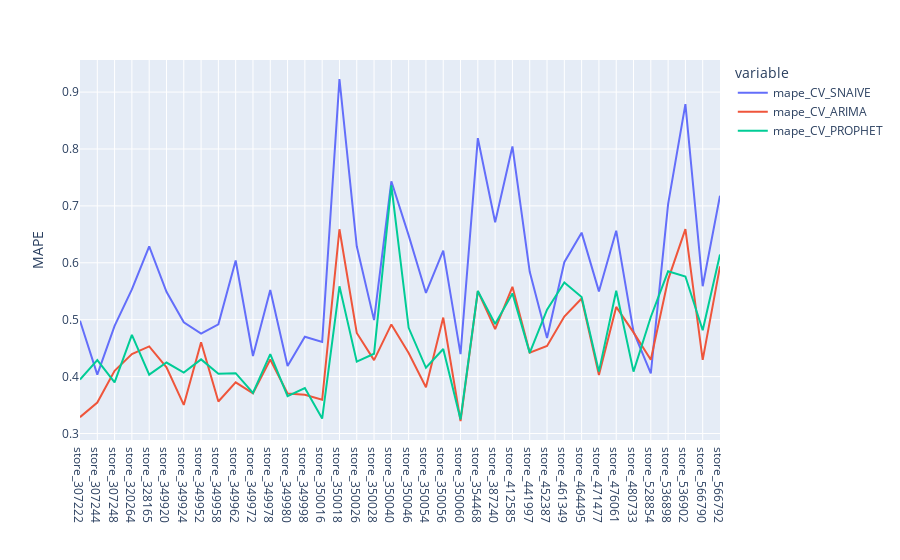

The cell this chart's notebook holds for it:
### Code cell
fig = score_ALL[['mape_CV_SNAIVE', 'mape_CV_ARIMA', 'mape_CV_PROPHET']].plot()
fig.update_xaxes(title_text='')
fig.update_yaxes(title_text='MAPE')

### Figure 1 — Plotly figure (JSON) as saved in the notebook; plotly's stock layout.template omitted (floating-point values rounded to 4 significant figures)
{"data": [{"hovertemplate": "variable=mape_CV_SNAIVE<br>model=%{x}<br>value=%{y}<extra></extra>", "legendgroup": "mape_CV_SNAIVE", "line": {"color": "#636efa", "dash": "solid"}, "marker": {"symbol": "circle"}, "mode": "lines", "name": "mape_CV_SNAIVE", "orientation": "v", "showlegend": true, "type": "scatter", "x": ["store_307222", "store_307244", "store_307248", "store_320264", "store_328165", "store_349920", "store_349924", "store_349952", "store_349958", "store_349962", "store_349972", "store_349978", "store_349980", "store_349998", "store_350016", "store_350018", "store_350026", "store_350028", "store_350040", "store_350046", "store_350054", "store_350056", "store_350060", "store_354468", "store_387240", "store_412585", "store_441997", "store_452387", "store_461349", "store_464495", "store_471477", "store_476061", "store_480733", "store_528854", "store_536898", "store_536902", "store_566790", "store_566792"], "xaxis": "x", "y": [0.498, 0.4035, 0.4892, 0.5533, 0.6288, 0.549, 0.4955, 0.4757, 0.492, 0.604, 0.4363, 0.5523, 0.4188, 0.47, 0.4607, 0.923, 0.629, 0.4993, 0.7432, 0.6482, 0.547, 0.6215, 0.4395, 0.819, 0.6713, 0.8045, 0.5842, 0.4677, 0.601, 0.653, 0.5498, 0.6565, 0.479, 0.4057, 0.7032, 0.8788, 0.5587, 0.718], "yaxis": "y"}, {"hovertemplate": "variable=mape_CV_ARIMA<br>model=%{x}<br>value=%{y}<extra></extra>", "legendgroup": "mape_CV_ARIMA", "line": {"color": "#EF553B", "dash": "solid"}, "marker": {"symbol": "circle"}, "mode": "lines", "name": "mape_CV_ARIMA", "orientation": "v", "showlegend": true, "type": "scatter", "x": ["store_307222", "store_307244", "store_307248", "store_320264", "store_328165", "store_349920", "store_349924", "store_349952", "store_349958", "store_349962", "store_349972", "store_349978", "store_349980", "store_349998", "store_350016", "store_350018", "store_350026", "store_350028", "store_350040", "store_350046", "store_350054", "store_350056", "store_350060", "store_354468", "store_387240", "store_412585", "store_441997", "store_452387", "store_461349", "store_464495", "store_471477", "store_476061", "store_480733", "store_528854", "store_536898", "store_536902", "store_566790", "store_566792"], "xaxis": "x", "y": [0.3287, 0.3545, 0.4103, 0.4395, 0.453, 0.4163, 0.3503, 0.4602, 0.3562, 0.39, 0.3705, 0.43, 0.3703, 0.3683, 0.3592, 0.659, 0.4768, 0.429, 0.4918, 0.4415, 0.3813, 0.5037, 0.322, 0.5503, 0.4835, 0.5577, 0.4423, 0.454, 0.5055, 0.5372, 0.403, 0.5225, 0.4777, 0.4295, 0.5705, 0.6593, 0.4295, 0.5938], "yaxis": "y"}, {"hovertemplate": "variable=mape_CV_PROPHET<br>model=%{x}<br>value=%{y}<extra></extra>", "legendgroup": "mape_CV_PROPHET", "line": {"color": "#00cc96", "dash": "solid"}, "marker": {"symbol": "circle"}, "mode": "lines", "name": "mape_CV_PROPHET", "orientation": "v", "showlegend": true, "type": "scatter", "x": ["store_307222", "store_307244", "store_307248", "store_320264", "store_328165", "store_349920", "store_349924", "store_349952", "store_349958", "store_349962", "store_349972", "store_349978", "store_349980", "store_349998", "store_350016", "store_350018", "store_350026", "store_350028", "store_350040", "store_350046", "store_350054", "store_350056", "store_350060", "store_354468", "store_387240", "store_412585", "store_441997", "store_452387", "store_461349", "store_464495", "store_471477", "store_476061", "store_480733", "store_528854", "store_536898", "store_536902", "store_566790", "store_566792"], "xaxis": "x", "y": [0.395, 0.429, 0.3898, 0.4732, 0.4035, 0.4247, 0.407, 0.4303, 0.405, 0.406, 0.3715, 0.4395, 0.3658, 0.38, 0.3263, 0.5587, 0.4263, 0.4402, 0.736, 0.4858, 0.4155, 0.4485, 0.3248, 0.5505, 0.4925, 0.5463, 0.4417, 0.5175, 0.5655, 0.5397, 0.4087, 0.5508, 0.4088, 0.5048, 0.585, 0.576, 0.4815, 0.6145], "yaxis": "y"}], "layout": {"legend": {"title": {"text": "variable"}, "tracegroupgap": 0}, "margin": {"t": 60}, "xaxis": {"anchor": "y", "domain": [0, 1], "title": {"text": ""}}, "yaxis": {"anchor": "x", "domain": [0, 1], "title": {"text": "MAPE"}}}}
